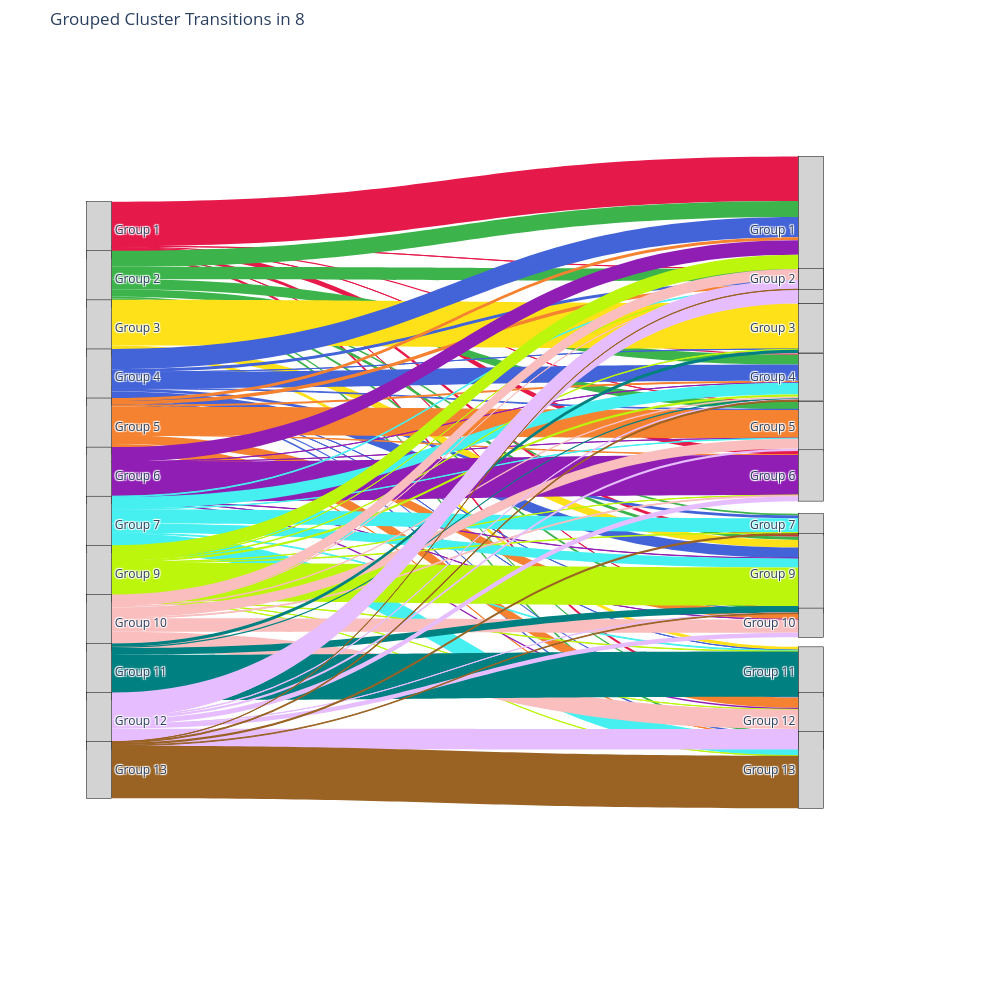
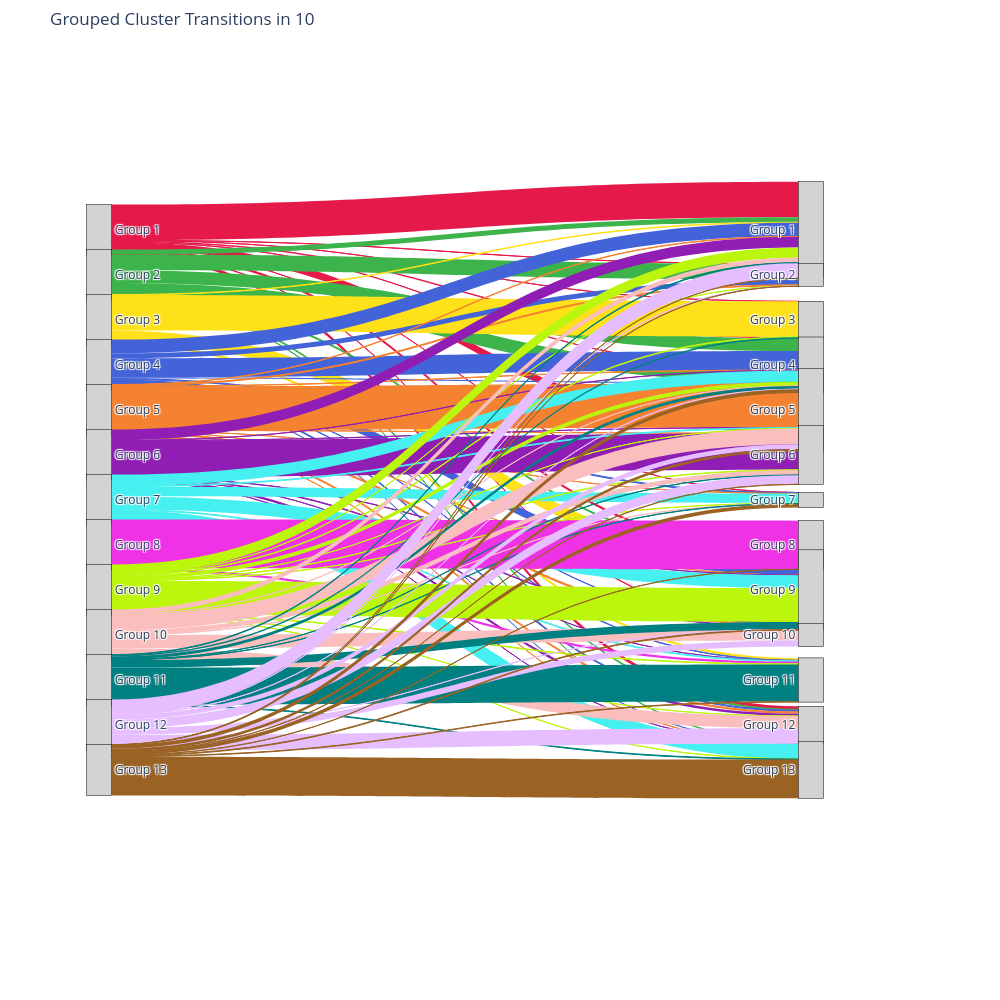
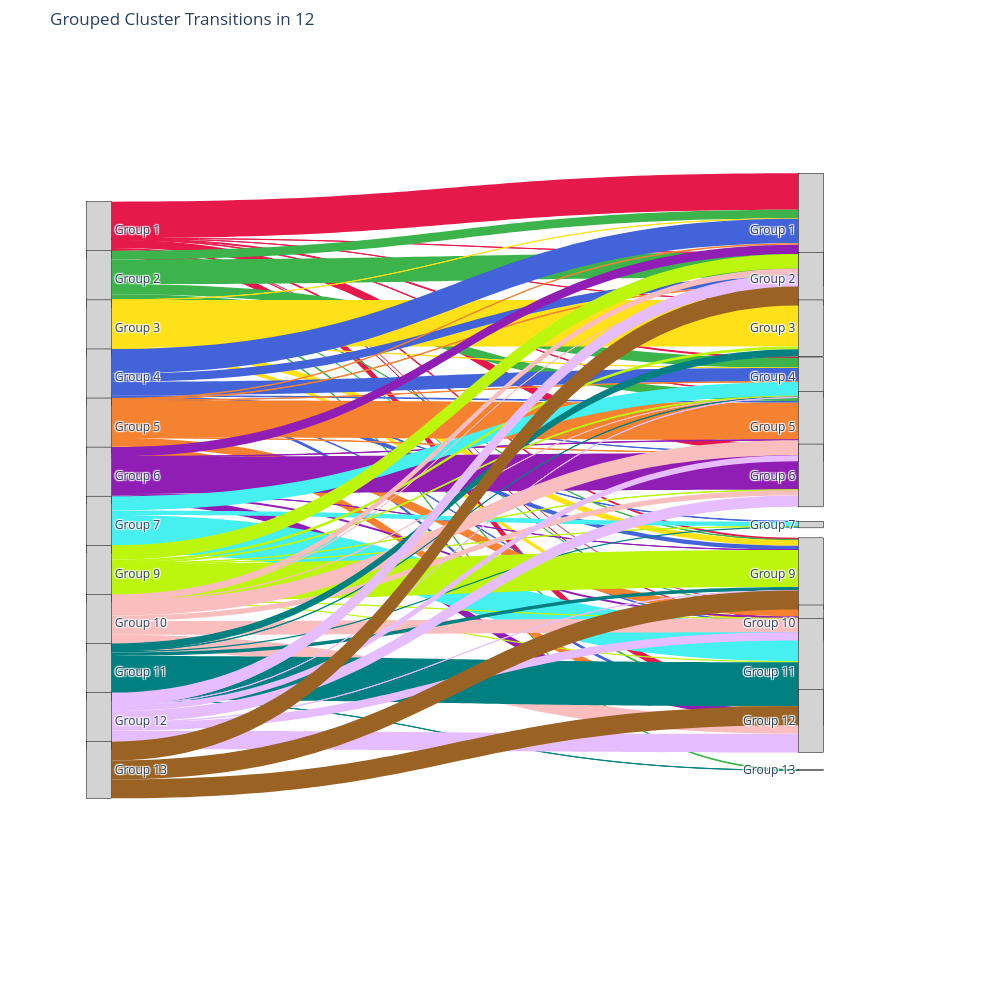
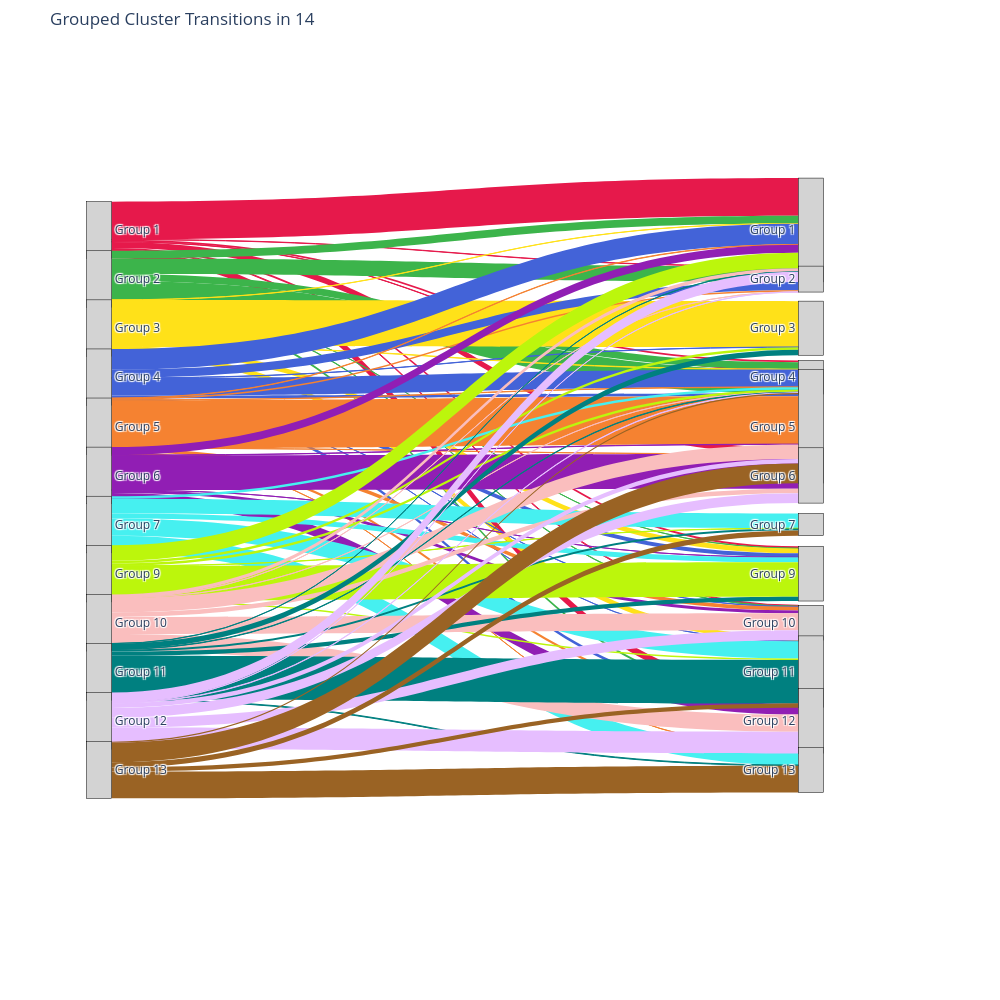

The notebook cell these images were saved under, in order:
### Code cell
for arena in all_data['Week_Number'].dropna().unique():
    create_grouped_sankey_plot(
        all_data[all_data['Week_Number'] == arena],
        arena,
        save_path=eps_dir,
        mouse_name=mouse_name
    )

create_grouped_sankey_plot(
    all_data,
    "All_Weeks",
    save_path=eps_dir,
    mouse_name=mouse_name
)
